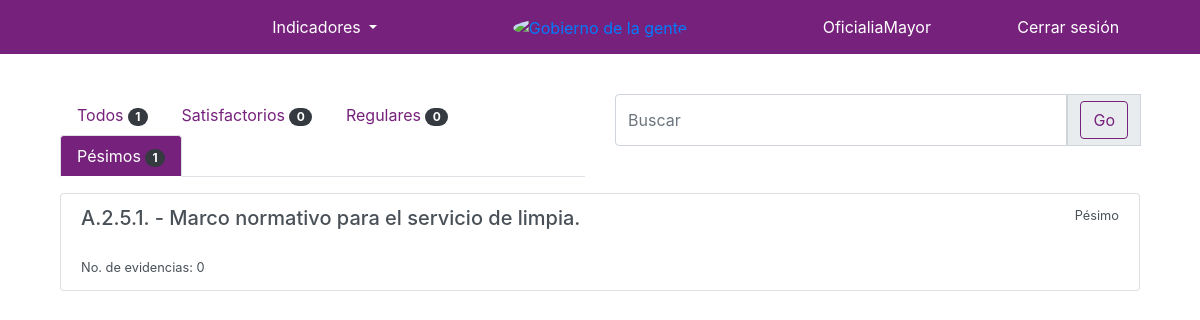
The page /indicadores/pesimo/ (signed in) on the database its author committed.
### indicadores/models.py (models this page shows)
class Indicador(models.Model):
    indicador = models.CharField(max_length=10)
    nombre = models.TextField()
    descripcion = models.TextField(blank=True, null=True)
    metodo_calculo = models.TextField(blank=True, null=True)
    nivel = models.CharField(max_length=15, choices=choices_nivel, blank=True, null=True)
    dimension = models.CharField(max_length=144, blank=True, null=True)
    criterios_evaluacion = models.TextField(blank=True, null=True)
    area = models.ForeignKey(User, related_name='indicadores', on_delete=models.CASCADE)
    status = models.CharField(max_length=15, choices=choices_status)
    created = models.DateTimeField(auto_now_add=True)
    updated = models.DateTimeField(auto_now=True)
    def __str__(self):
        return self.indicador + ' - ' + self.nombre
    def get_absolute_url(self):
        return reverse('indicadores:detail', kwargs={'pk':self.pk})

### indicadores/views.py (the view)
# urls.py: path('pesimo/', PesimoList.as_view(), name="pesimo"),
class PesimoList(views.View):
    def get(self, request):
        print("LLEGO A ROJO")
        template_name = "indicadores/indicador_list.html"
        q = request.GET.get('q')
        indicadores = Indicador.objects.filter(area=request.user, status="Pésimo")
        if q:
            indicadores = Indicador.objects.filter(Q(area=request.user),
                                                   Q(status="Pésimo"),
                                                   Q(nombre__icontains=q) |
                                                   Q(indicador__icontains=q) |
                                                   Q(descripcion__icontains=q)).distinct()
        total = len(Indicador.objects.filter(area=request.user))
        verde = len(Indicador.objects.filter(area=request.user, status="Satisfactorio"))
        amarillo = len(Indicador.objects.filter(area=request.user, status="Regular"))
        rojo = len(Indicador.objects.filter(area=request.user, status="Pésimo"))
        context = {'indicadores': indicadores,
                   'tab': 'red',
                   'total': total,
                   'verde': verde,
                   'amarillo': amarillo,
                   'rojo': rojo
                   }
        return render(request, template_name, context)

### indicadores/templates/indicadores/indicador_list.html (shortened to what this page needs)
{% extends 'base.html' %}
{% load static %}
{% block content %}
    <div class="container">
        <div class="row">
            <div class="col-md-6">
                <ul class="nav nav-tabs d-flex justify-content-start margin-bottom-small">
              <li class="nav-item">
                <a class="nav-link {% if tab == "all" %} active {% endif %}" href="{% url 'indicadores:list' %}">Todos
                <span class="badge badge-pill badge-dark">{{ total }}</span></a>
              </li>
              <li class="nav-item">
                <a class="nav-link {% if tab == "green" %} active {% endif %}" href="{% url 'indicadores:satisfactorio' %}">Satisfactorios
                <span class="badge badge-pill badge-dark">{{ verde }}</span></a>
              </li>
              <li class="nav-item">
                <a class="nav-link {% if tab == "yellow" %} active {% endif %}" href="{% url 'indicadores:regular' %}">Regulares
                <span class="badge badge-pill badge-dark">{{ amarillo }}</span></a>
              </li>
              <li class="nav-item">
                <a class="nav-link {% if tab == "red" %} active {% endif %}" href="{% url 'indicadores:pesimo' %}">Pésimos
                <span class="badge badge-pill badge-dark">{{ rojo }}</span></a>
              </li>
            </ul>
            </div>
            <div class="col-md-6">
                    {% if tab == "all" %}
                        <form action="{% url 'indicadores:list' %}"
                    {% elif tab == "green" %}
                        <form action="{% url 'indicadores:satisfactorio' %}"
                    {% elif tab == "yellow" %}
                        <form action="{% url 'indicadores:regular' %}"
                    {% else %}
                        <form action="{% url 'indicadores:pesimo' %}"
                    {% endif %}
                    method="get" class="d-flex flex-row">
                        <div class="input-group mb-3">
                            <input type="text" class="form-control" placeholder="Buscar" name="q" value="{{ request.GET.q }}" aria-label="Nombre de Usuario" aria-describedby="basic-addon1" >
                            <div class="input-group-prepend">
                                <span class="input-group-text" id="basic-addon1">
                                   <input class="btn btn-outline-primary " type="submit" name="submit" value="Go">
                                </span>
                            </div>
                        </div>
                </form>
            </div>
        </div>
        <div class="row">
            <div class="col-md-12">
                <div class="list-group">
                    {% for indicador in indicadores %}
                        <a href="{{ indicador.get_absolute_url }}" class="list-group-item margin-bottom-small list-group-item-action flex-column aligm-items-start
                          {% if indicador.status == 'Satisfactorio' %}
                          green-hover
                          {% elif indicador.status == 'Regular' %}
                           yellow-hover
                            {% else %}
                            red-hover
                            {% endif %}">
                            <div class="d-flex justify-content-between">
                                <h5>{{ indicador }}</h5>
                                <small>{{ indicador.status }}</small>
                            </div>
                            <small> No. de evidencias: {{ indicador.evidencias.count }}</small>
                        </a>
                    {% endfor %}
                </div>
            </div>
        </div>
    </div>
{% endblock %}

### templates/base.html (shortened to what this page needs)
{% load static %}
<!DOCTYPE html>
<html lang="en">
  <head>
    <link rel="stylesheet" href="https://maxcdn.bootstrapcdn.com/bootstrap/4.0.0/css/bootstrap.min.css">
    <link href="{% static '/open-iconic/font/css/open-iconic-bootstrap.css' %}" rel="stylesheet">
    <link rel="stylesheet" href="{% static 'css/styles.css' %}">
  </head>
  <body>
    <nav class="navbar navbar-expand-lg navbar-light background-primary justify-content-around" style="max-height:80px !important;">
     <div class="col-lg-4 text-right">
        <div class="dropdown">
            {% if request.user.is_authenticated %}
                <a class="btn dropdown-toggle color-accent" role="button" id="dropdownMenuLink" data-toggle="dropdown" aria-haspopup="true" aria-expanded="false">
            Indicadores
          </a>
            {% endif %}
        </div>
      </div>
      <div class="col-lg-4 text-center">
          <a href="{% url 'home' %}">
            <img src="{%static 'images/logo.jpg'%}" alt="Gobierno de la gente" class="logo-img">
          </a>
      </div>
      {% if request.user.is_authenticated %}
        <div class="col-md-2 text-left">
          <a class="btn color-accent" href="{% url 'dashboard' %}">{{ request.user.username }}</a>
        </div>
        <div class="col-md-2 text-left">
          <a class="btn color-accent" href="{% url 'logout' %}">Cerrar sesión</a>
        </div>
      {% else %}
        <div class="col-md-4 text-left">
          <a class="btn color-accent" href="{% url 'login' %}">Iniciar sesión</a>
        </div>
      {% endif %}
    </nav>
    <div class="container paddings-vertical">
      {% block content %}
      {% endblock content %}
    </div>
  </body>
</html>

### static/css/styles.css (style rules this page uses)
.logo-img { width: 7vw; border-radius: 50%; }
.background-primary { background: #76227c !important; }
.color-accent { color: #fff !important; }
.paddings-vertical { padding-top: 5vh !important; padding-bottom: 5vh !important; }
.margin-bottom-small { margin-bottom: 2vh !important; }
.btn-outline-primary { color: #76227c; background: transparent none; border-color: #76227c; }
.active { background-color: #76227c !important; color: #FFFFFF !important; }
.nav-item > a { color: #76227c !important; }
.nav-item > a.active { color: #FFFFFF !important; }

### rows shown on the page
Indicador: indicador+nombre "A.2.5.1. - Marco normativo para el servicio de limpia.", status "Pésimo", evidencias.count "0"

### other values the page prints
{{ request.user.username }} "OficialiaMayor"
{{ total }} "1"
{{ verde }} "0"
{{ amarillo }} "0"
{{ rojo }} "1"
